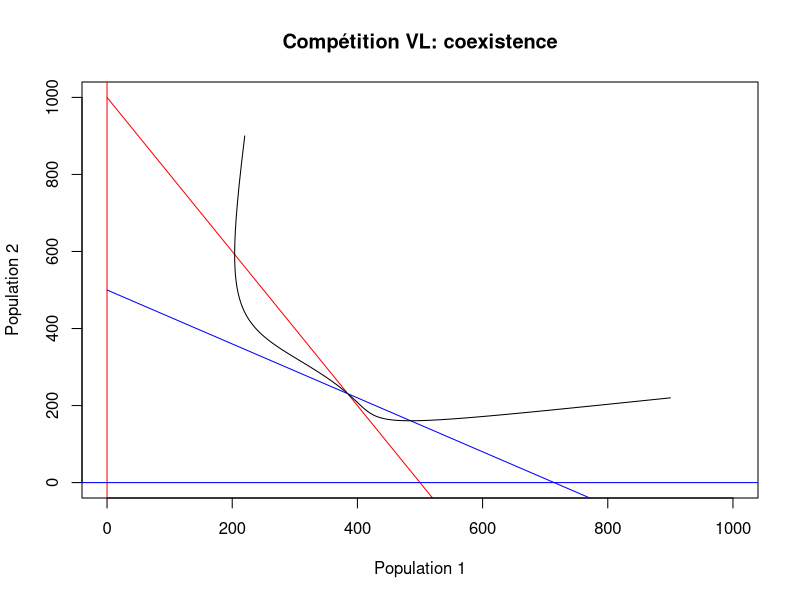

Reproduce this figure in R.
# script simulation EDO n>1
# L3 Dyn Pop pour informaticien
# encodage: utf-8
# faire le ménage
rm(list=ls())
# paramètres:
library(deSolve) # install.packages("deSolve", dependencies=T)
# parametres du systeme
r1=0.8
r2=0.8
K1 = 500
K2 = 500
alpha  = 0.5
beta = 0.7

valsN1 = seq(0,1000, by = 1)
# isocline de dN1/dt
isoN1 = (K1 - valsN1)/alpha # N2 = (K1-N1)/alpha
plot(isoN1 ~ valsN1, col='red', ylim = c(0,1000), type='l', 
     xlab = "Population 1", ylab="Population 2", main="Compétition VL: coexistence")
abline(v=0, col='red')
# isocline de dN2/dt
isoN2 = K2 - beta* valsN1 # K2 - beta*N1
lines(isoN2 ~ valsN1, col='blue')
abline(h=0, col='blue')

# ajouter une trajectoire
library(deSolve)
n10 = 220
n20 = 900
compVL = function(t, x, parms) { # les paramètres sont des variables globales
  n1 = x[1]
  n2 = x[2]
  dn1dt = r1*(1-(n1+alpha*n2)/K1)*n1
  dn2dt = r2*(1-(n2+beta*n1)/K2)*n2
  return(list(c(dn1dt,dn2dt)))
}
Tfin = 25
lesT = seq(0, Tfin, by=0.1)
sol = ode(c(n10,n20), lesT, compVL, c(0))
lines(sol[,3] ~ sol[,2], col="black")

n10 = 900
n20 = 220
sol = ode(c(n10,n20), lesT, compVL, c(0))
lines(sol[,3] ~ sol[,2], col="black")
